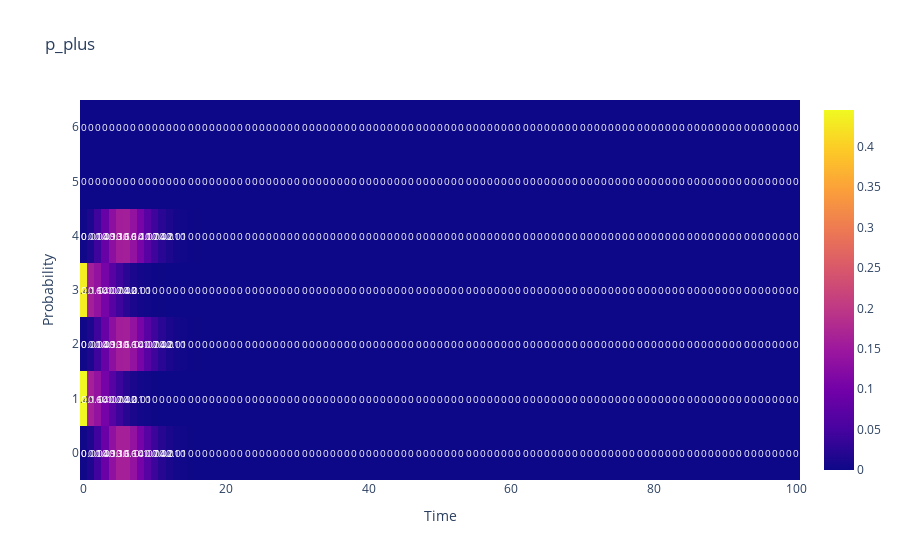

Source (notebook cell):
### Code cell
sch.visualize_system('p_plus')

### Figure 1 — Plotly figure (JSON) as saved in the notebook; plotly's stock layout.template omitted (floating-point values rounded to 4 significant figures; data arrays with more than 128 entries replaced by an {"elided": "..."} marker saying what was removed)
{"data": [{"text": {"elided": "7x101 float values"}, "textfont": {"size": 10}, "texttemplate": "%{text}", "type": "heatmap", "z": {"elided": "7x101 float values"}}], "layout": {"title": {"text": "p_plus"}, "xaxis": {"title": {"text": "Time"}}, "yaxis": {"title": {"text": "Probability"}}}}
